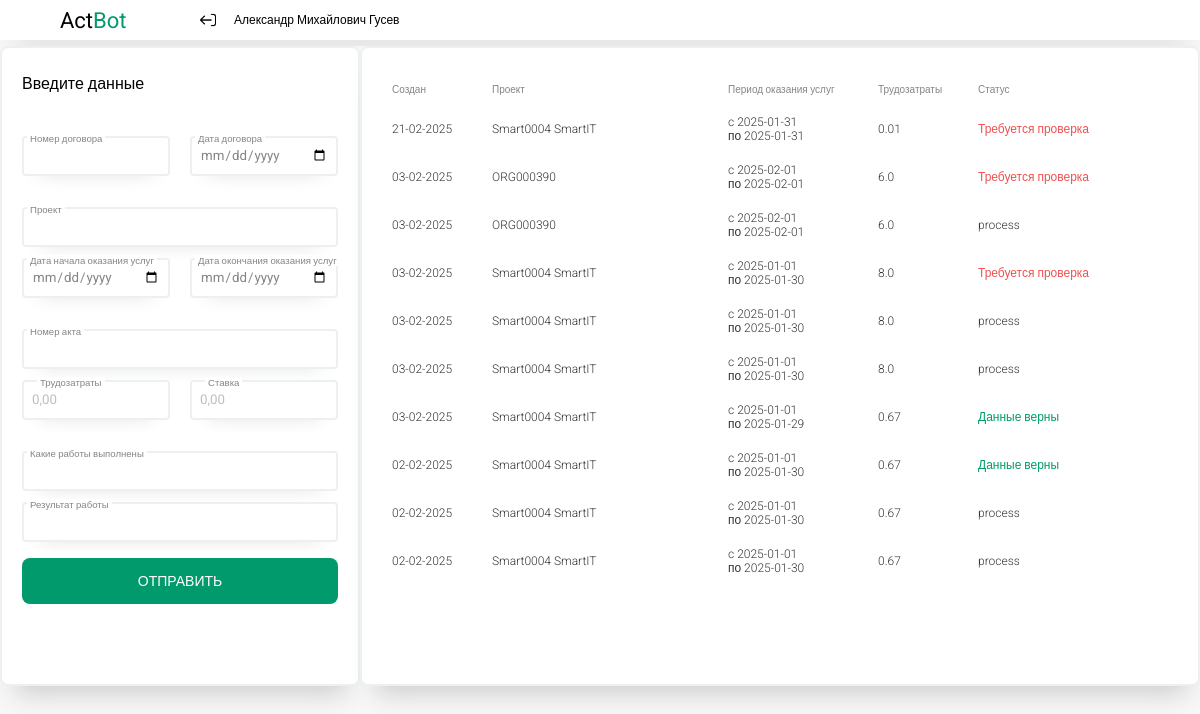
The app's page / (signed in) with its own data.
### app/models.py (models this page shows, shortened)
class CustomUser(models.Model):
    SELF_EMPLOYED = 'Self-employed'
    IP = 'IP'
    TYPE_OF_WORKER_CHOICES = [
        (SELF_EMPLOYED, 'Самозанятый'),
        (IP, 'Индивидуальный предприниматель'),
    ]
    user = models.OneToOneField(User, on_delete=models.CASCADE)
    user_name = models.CharField(max_length=100)
    user_second_name = models.CharField(max_length=100)
    user_surname = models.CharField(max_length=100)
    user_email = models.EmailField(unique=True)  # email должен быть уникальным
    user_town = models.CharField(max_length=100)
    type_of_worker = models.CharField(max_length=100, choices=TYPE_OF_WORKER_CHOICES)

class MyModel(models.Model):
    user = models.ForeignKey(CustomUser, on_delete=models.CASCADE, related_name='records', null=True, blank=True)
    number_contact = models.CharField(max_length=80) #null=True - если можно хранить нулл, blank=True - если разрешаем хранить пустую ячейку
    date_contact = models.CharField(max_length=10)
    number_act = models.IntegerField()
    project= models.CharField(max_length=150)
    stavka = models.FloatField()
    date_start = models.CharField(max_length=10)
    date_end = models.CharField(max_length=10)
    time_of_work = models.FloatField()
    name_of_work = models.CharField(max_length=80)
    result_of_work = models.CharField(max_length=80)
    created_at = models.DateTimeField(auto_now_add=True)  # Автоматическая запись текущей даты и времени
    total = models.FloatField(max_length=30)
    status = models.CharField(max_length=30, default='process')
    text_error = models.CharField(max_length=150, default='0')

### app/views.py (the view)
# urls.py: path('', index_view, name='index'),
@login_required
def index_view(request):
    if request.method == 'POST': #Если запрос POST (то есть форма была отправлена), мы создаем экземпляр формы с данными из запроса request.POST.
        form = MyModelForm(request.POST, user=request.user.customuser) # передаем CustomUser
        if form.is_valid():
            mymodel_instance = form.save(commit=False) #это получается текущая строка в БД
            mymodel_instance.user = request.user.customuser  # Привязываем пользователя
            mymodel_instance.save()
            current_user = request.user
            custom_user = current_user.customuser
            user_name = custom_user.user_name
            user_second_name = custom_user.user_second_name
            user_surname = custom_user.user_surname
            user_email = custom_user.user_email
            user_town = custom_user.user_town
            type_of_worker = custom_user.type_of_worker
            print(f'{user_name} {user_surname} {type_of_worker}')
            project = request.POST.get('project')
            stavka = request.POST.get('stavka')
            date_start = request.POST.get('date_start')
            date_end = request.POST.get('date_end')
            time_of_work = request.POST.get('time_of_work')
            number_act = request.POST.get('number_act')
            number_contract = request.POST.get('number_contact')
            date_contract = request.POST.get('date_contact')
            name_of_work = request.POST.get('name_of_work')
            result_of_work = request.POST.get('result_of_work')
            status_rec = get_data_from_jira(project, stavka, date_start, date_end, time_of_work, user_name, user_second_name, user_surname, user_email, user_town, type_of_worker, number_act, number_contract, date_contract, name_of_work, result_of_work)
            mymodel_instance.status = status_rec[0]
            mymodel_instance.text_error = status_rec[1]
            mymodel_instance.save()
            return redirect('/')  # перенаправление на страницу успеха
    else:
        form = MyModelForm()
    if hasattr(request.user, 'customuser'):
        records = MyModel.objects.filter(user=request.user.customuser).order_by('-created_at')[:10]
    else:
        records = []  # Если у пользователя нет записи в CustomUser
    user_name = request.user.customuser.user_name
    user_second_name = request.user.customuser.user_second_name
    user_surname = request.user.customuser.user_surname
    return render(request, 'index.html', {'form': form, 'records': records, 'user_name':user_name, 'user_second_name':user_second_name, 'user_surname':user_surname})

### app/forms.py
class MyModelForm(forms.ModelForm):     #Мы создаём форму, которая будет связана с моделью MyModel с помощью класса ModelForm. Это позволяет Django автоматически сгенерировать форму на основе полей модели.
    class Meta:
        model = MyModel                 #это означает, что форма будет работать с моделью MyModel.
        fields = ['number_contact', 'date_contact', 'number_act', 'project', 'stavka', 'date_start', 'date_end', 'time_of_work', 'name_of_work', 'result_of_work']         #указывает, какие именно поля из модели будут включены в форму.
    date_start = forms.DateField(widget=forms.DateInput(attrs={'type': 'date'}))  # Используем виджет для даты
    date_end = forms.DateField(widget=forms.DateInput(attrs={'type': 'date'}))  # Используем виджет для даты
    date_contact = forms.DateField(widget=forms.DateInput(attrs={'type': 'date'}))  # Используем виджет для даты
    def __init__(self, *args, **kwargs):
        user = kwargs.pop('user', None)  # Получаем пользователя из аргументов
        super().__init__(*args, **kwargs)
        self.user = user  # Сохраняем пользователя для дальнейшего использования

### app/templates/index.html (shortened to what this page needs)
{%load static%}
<!DOCTYPE html>
<html lang="en">
<head>
    <link rel="stylesheet" href=" {%static 'app_ava/css/index.css' %}">
</head>
<body>
    <div class="header">
        <div class="logo">
            Act<span>Bot</span>
        </div>
            <div class="btn_logout"></div>
            <form method="post" action="{% url 'logout' %}">
                <button class="icon-button">
                    <img src="../static/app_ava/img/logout.png" alt="Иконка" width="20" height="20">
                </button>
            </form>
        <div class="fio">
            {{user_name}} {{user_second_name}} {{user_surname}}
        </div>
    </div>
    <div class="wrapper">
    <div class="container">
        <div class="in">
            <p class="p1">Введите данные</p>
            <form id="form1" method="POST">
                <ul>
                    <div class="wrap" id="w1">
                        <div class="d1">
                            <label for="li5">Номер договора</label>
                            <li id="li5">{{ form.number_contact }}</li>
                        </div>
                        <div class="d2">
                            <label for="li6">Дата договора</label>
                            <li id="li6">{{ form.date_contact }}</li>
                        </div>
                    </div>
                    <div class="wrap">
                        <div id="w2">
                            <label for="li9">Проект</label>
                            <li id="li9">{{ form.project }}</li>
                        </div>
                    </div>
                    <div class="wrap" id="w3">
                        <div class="d3">
                            <label for="li11">Дата начала оказания услуг</label>
                            <li id="li11">{{ form.date_start }}</li>
                        </div>
                        <div class="d4">
                            <label for="li12">Дата окончания оказания услуг</label>
                            <li id="li12">{{ form.date_end }}</li>
                        </div>
                    </div>
                    <div>
                        <label for="li8">Номер акта</label>
                        <li id="li8">{{ form.number_act }}</li>
                    </div>
                    <div class="wrap" id="w4">
                        <div class="d5">
                            <li>
                                <label for="id_time">Трудозатраты</label>
                                <input type="number" placeholder="0,00" id="id_time" name="time_of_work" step="0.01" min="0" required value="{{ form.time_of_work|floatformat:2 }}">
                            </li>
                        </div>
                        <div class="d6">
                            <li>
                                <label for="id_stavka">Ставка</label>
                                <input type="number" placeholder="0,00" id="id_stavka" name="stavka" step="0.01" min="0" required value="{{ form.stavka|floatformat:2 }}">
                            </li>
                        </div>
                    </div>
                    <label for="li14">Какие работы выполнены</label>
                    <li id="li14">{{ form.name_of_work }}</li>
                    <label for="li15">Результат работы</label>
                    <li id="li15">{{ form.result_of_work }}</li>
                </ul>
                <button type="submit" class="button2">Отправить</button>
            </form>
        </div>
        <div class="out">
            <table style="width:100%">
                <tr>
                  <th>Создан</th>
                  <th>Проект</th>
                  <th>Период оказания услуг</th>
                  <th>Трудозатраты</th>
                  <th>Статус</th>
                </tr>
                {%for record in records%}
                    <tr>
                        <td class="td1">{{record.created_at|date:"d-m-Y"}}</td>
                        <td class="td2">{{record.project}}</td>
                        <td class="td3"> c {{record.date_start}} <br> по {{record.date_end}}</td>
                        <td class="td4">{{record.time_of_work}}</td>
                        {%if record.status == "Complete"%}
                            <td class="td5">
                                <div style="width: 120px; height: 20px;display: flex; align-items: center; padding: 0px; font-size: 12px; color:#019a6c;">
                                    Данные верны
                                </div>
                            </td>
                        {%elif record.status == "Error"%}
                            <td class="td5_error" onclick="toggleDiv(this)">
                                Требуется проверка
                            </td>
                        {%else%}
                            <td class="td5">{{record.status}}</td>
                        {%endif%}
                    </tr>
                {% endfor %}
            </table>
        </div>
    </div>
</div>
</body>
</html>

### app/static/app_ava/css/index.css (style rules this page uses)
:root { --main-color: #019a6c; --secondary-color: #9a012f; --back-color: #F7F7F7; }
html { box-sizing: border-box; margin: 0; padding: 0; }
body { display: flex; flex-direction: column; margin: 0; padding: 0; background-color: var(--back-color); font-family: 'Roboto', sans-serif; }
.container { display: flex; flex-direction: row; padding: 0px 0px 0px 0px; max-width: 1300px; background-color: var(--back-color); margin-top: 6px; box-sizing: border-box; height: 100%; position: relative; width: 100vw; }
.header { display: flex; flex-direction: row; width: 100%; background-color: #ffffff; height: 40px; border: none; border-radius: 0px; box-sizing: border-box; box-shadow: 1px 22px 24px -15px #1111112f; align-items: center; }
.wrapper { display: flex; justify-content: center; }
li { list-style: none; width: 100%; box-sizing: border-box; margin: 0; padding: 0px 10px; }
form { box-sizing: border-box; display: flex; flex-direction: column; align-items: center; }
input { width: 100%; box-sizing: border-box; font-family: 'Roboto', sans-serif; background-color: #ffffff; color: #858585; padding: .15rem .5rem; min-height: 40px; border-radius: 4px; outline: none; border: 2px solid #edf0f1; line-height: 1.15; box-shadow: 0px 10px 20px -18px; }
label { font-size: 12px; margin: 0; display: block; font-size: 0.60rem; color: #858585; font-weight: 300; position: relative; top: 0.5rem; left: 0.5rem; margin: 0 0 0 7px; padding: 0 3px; background: #ffffff; width: fit-content; }
.in { width: 30%; min-width: 300px; box-shadow: 1px 22px 24px -15px #1111112f; padding: 10px 10px 10px 10px; background-color: #ffffff; border: 2px solid #edf0f1; height: 80vh; box-sizing: border-box; }
.out { background-color: #ffffff; width: 70%; box-shadow: 1px 22px 24px -15px #1111112f; border: 2px solid #edf0f1; padding: 10px 20px 10px 20px; height: 80vh; overflow-y: scroll; }
div { border-radius: 8px; box-sizing: border-box; }
ul { padding: 0; }
th { text-align: left; color: #858585; font-size: 10px; font-weight: 300; }
tr { text-align: left; color: #333333; font-size: 12px; font-weight: 300; }
td { padding: 20px 0px; }
.wrap { display: flex; flex-direction: row; }
#w1 { width: 100%; margin-bottom: 20px; }
#w2 { width: 100%; }
#w3 { width: 100%; margin-bottom: 20px; }
#w4 { width: 100%; margin-bottom: 20px; }
.d1 { width: 50%; }
.d2 { width: 50%; }
.d3, .d4 { width: 50%; }
.d5, .d6 { width: 50%; box-sizing: border-box; }
#li9 { width: 100%; }
#id_project { width: 100%; }
span { color: var(--main-color); }
.logo { font-size: 22px; display: flex; align-items: center; height: 40px; width: 70px; margin-left: 60px; }
.fio { font-size: 12px; font-weight: 100; display: flex; align-items: center; height: 40px; width: 200px; margin-left: 10px; }
.btn_logout { font-size: 14px; display: flex; align-items: center; height: 40px; width: 40px; margin-left: 22px; }
.p1 { font-size: 16px; display: flex; align-items: center; margin-left: 10px; }
.td1, .td4 { width: 80px; }
.td3 { width: 130px; }
.td5 { width: 190px; }
.td5_error { width: 190px; cursor: pointer; color: #ed5151; }
table tr { transition: background-color 0.3s ease; }
table { width: 100%; border-collapse: collapse; }
table th, table td { padding: 10px; }
table th { background-color: #ffffff; text-align: left; }
input::placeholder { color: rgb(190, 190, 190); opacity: 1; }
.button2 { display: block; font-family: "Roboto", sans-serif; text-transform: uppercase; outline: 0; background: var(--main-color); width: calc(100% - 20px); border: 0; padding: 15px 0; border-radius: 8px; color: #FFFFFF; font-size: 14px; -webkit-transition: all 0.3 ease; transition: all 0.3 ease; cursor: pointer; }
.icon-button { background-color: #ffffff; border: none; color: white; padding: 6px 6px; text-align: center; text-decoration: none; display: inline-block; font-size: 16px; cursor: pointer; border-radius: 5px; }
.icon-button img { vertical-align: middle; }

### records on screen
CustomUser: user_name "Александр", user_second_name "Михайлович", user_surname "Гусев"
MyModel: created_at "21-02-2025", project "Smart0004 SmartIT", date_start "2025-01-31", date_end "2025-01-31", time_of_work "0.01"
MyModel: created_at "03-02-2025", project "ORG000390", date_start "2025-02-01", date_end "2025-02-01", time_of_work "6.0"
MyModel: created_at "03-02-2025", project "ORG000390", date_start "2025-02-01", date_end "2025-02-01", time_of_work "6.0", status "process"
MyModel: created_at "03-02-2025", project "Smart0004 SmartIT", date_start "2025-01-01", date_end "2025-01-30", time_of_work "8.0"
MyModel: created_at "03-02-2025", project "Smart0004 SmartIT", date_start "2025-01-01", date_end "2025-01-30", time_of_work "8.0", status "process"
MyModel: created_at "03-02-2025", project "Smart0004 SmartIT", date_start "2025-01-01", date_end "2025-01-30", time_of_work "8.0", status "process"
MyModel: created_at "03-02-2025", project "Smart0004 SmartIT", date_start "2025-01-01", date_end "2025-01-29", time_of_work "0.67", status "Данные верны"
MyModel: created_at "02-02-2025", project "Smart0004 SmartIT", date_start "2025-01-01", date_end "2025-01-30", time_of_work "0.67", status "Данные верны"
MyModel: created_at "02-02-2025", project "Smart0004 SmartIT", date_start "2025-01-01", date_end "2025-01-30", time_of_work "0.67", status "process"
MyModel: created_at "02-02-2025", project "Smart0004 SmartIT", date_start "2025-01-01", date_end "2025-01-30", time_of_work "0.67", status "process"
